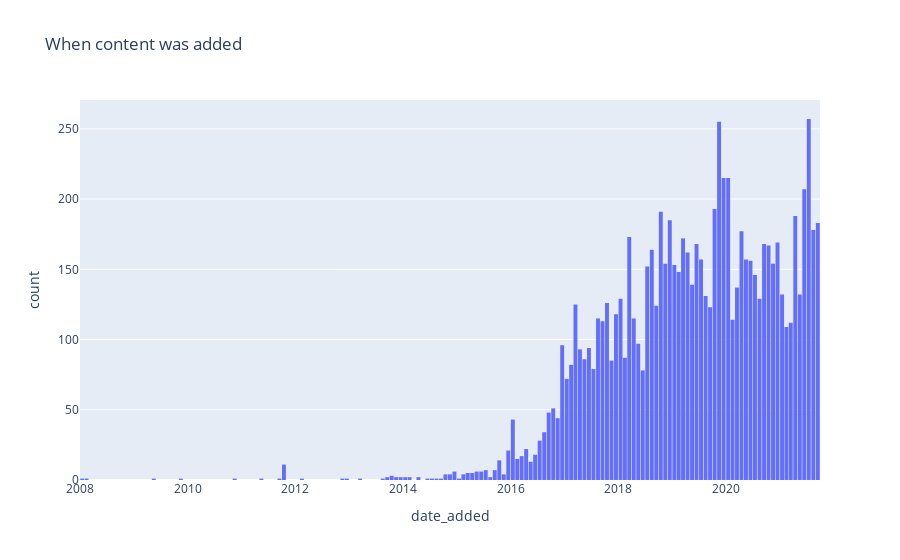

The notebook cell this image was saved under:
### Code cell
fig = px.histogram(data_import,
            x='date_added',
            title='When content was added')
fig.update_layout(bargap=0.1)
fig.show()

### Figure 1 — Plotly figure (JSON) as saved in the notebook; plotly's stock layout.template omitted (floating-point values rounded to 4 significant figures; data arrays with more than 128 entries replaced by an {"elided": "..."} marker saying what was removed)
{"data": [{"alignmentgroup": "True", "bingroup": "x", "hovertemplate": "date_added=%{x}<br>count=%{y}<extra></extra>", "legendgroup": "", "marker": {"color": "#636efa", "pattern": {"shape": ""}}, "name": "", "offsetgroup": "", "orientation": "v", "showlegend": false, "type": "histogram", "x": {"elided": "8807 str values"}, "xaxis": "x", "yaxis": "y"}], "layout": {"bargap": 0.1, "barmode": "relative", "legend": {"tracegroupgap": 0}, "title": {"text": "When content was added"}, "xaxis": {"anchor": "y", "domain": [0, 1], "title": {"text": "date_added"}}, "yaxis": {"anchor": "x", "domain": [0, 1], "title": {"text": "count"}}}}
